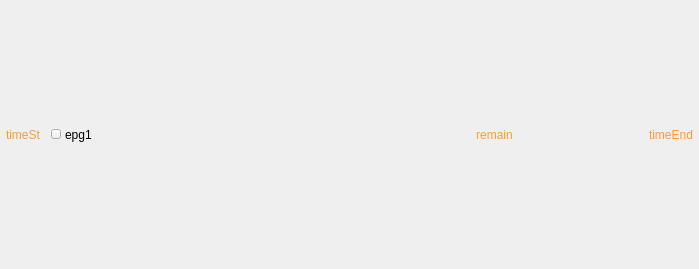
<?xml version="1.0" encoding="UTF-8"?>
<ui version="4.0">
 <class>m_InfoPanelSmall</class>
 <widget class="QWidget" name="m_InfoPanelSmall">
  <property name="geometry">
   <rect>
    <x>0</x>
    <y>0</y>
    <width>699</width>
    <height>269</height>
   </rect>
  </property>
  <property name="sizePolicy">
   <sizepolicy hsizetype="Expanding" vsizetype="Minimum">
    <horstretch>0</horstretch>
    <verstretch>0</verstretch>
   </sizepolicy>
  </property>
  <property name="contextMenuPolicy">
   <enum>Qt::NoContextMenu</enum>
  </property>
  <property name="windowTitle">
   <string notr="true"/>
  </property>
  <layout class="QHBoxLayout" name="horizontalLayout">
   <property name="spacing">
    <number>6</number>
   </property>
   <property name="leftMargin">
    <number>6</number>
   </property>
   <property name="topMargin">
    <number>4</number>
   </property>
   <property name="rightMargin">
    <number>6</number>
   </property>
   <property name="bottomMargin">
    <number>4</number>
   </property>
   <item>
    <widget class="CSkinOneLineText" name="m_TimeSt">
     <property name="sizePolicy">
      <sizepolicy hsizetype="Minimum" vsizetype="Expanding">
       <horstretch>0</horstretch>
       <verstretch>0</verstretch>
      </sizepolicy>
     </property>
     <property name="palette">
      <palette>
       <active>
        <colorrole role="WindowText">
         <brush brushstyle="SolidPattern">
          <color alpha="255">
           <red>255</red>
           <green>153</green>
           <blue>51</blue>
          </color>
         </brush>
        </colorrole>
       </active>
       <inactive>
        <colorrole role="WindowText">
         <brush brushstyle="SolidPattern">
          <color alpha="255">
           <red>255</red>
           <green>153</green>
           <blue>51</blue>
          </color>
         </brush>
        </colorrole>
       </inactive>
       <disabled>
        <colorrole role="WindowText">
         <brush brushstyle="SolidPattern">
          <color alpha="255">
           <red>120</red>
           <green>120</green>
           <blue>120</blue>
          </color>
         </brush>
        </colorrole>
       </disabled>
      </palette>
     </property>
     <property name="text">
      <string notr="true">timeSt</string>
     </property>
    </widget>
   </item>
   <item>
    <widget class="CSkinProgressWidget" name="m_ProgressWidget" native="true">
     <property name="sizePolicy">
      <sizepolicy hsizetype="Expanding" vsizetype="Expanding">
       <horstretch>0</horstretch>
       <verstretch>0</verstretch>
      </sizepolicy>
     </property>
     <property name="sliderInfo" stdset="0">
      <string notr="true">color1=&quot;0xA0909090&quot; color2=&quot;0xAA146414&quot; type=&quot;0&quot; roundcorner=&quot;0&quot; borderwidth=&quot;0&quot; bordercolor=&quot;0xFF010101&quot;</string>
     </property>
     <property name="slider2Info" stdset="0">
      <string notr="true">color1=&quot;0x641414C8&quot; color2=&quot;0xC0C0C0C0&quot; type=&quot;0&quot; roundcorner=&quot;0&quot; borderwidth=&quot;0&quot; bordercolor=&quot;0xFF010101&quot;</string>
     </property>
     <property name="borderInfo" stdset="0">
      <string notr="true">borderwidth=&quot;1&quot; roundcorner=&quot;0&quot; bordercolor=&quot;0xB0FF9933&quot; </string>
     </property>
	 <property name="sliderMode">
	   <bool>true</bool>
	 </property>		  
     <layout class="QHBoxLayout" name="layout11">
      <property name="spacing">
       <number>4</number>
      </property>
      <property name="leftMargin">
       <number>4</number>
      </property>
      <property name="topMargin">
       <number>4</number>
      </property>
      <property name="rightMargin">
       <number>6</number>
      </property>
      <property name="bottomMargin">
       <number>4</number>
      </property>
      <item>
       <widget class="CSkinButton" name="m_EpgDesc1">
        <property name="minimumSize">
         <size>
          <width>10</width>
          <height>10</height>
         </size>
        </property>
        <property name="focusPolicy">
         <enum>Qt::NoFocus</enum>
        </property>
        <property name="text">
         <string notr="true"/>
        </property>
        <property name="iconSize">
         <size>
          <width>0</width>
          <height>0</height>
         </size>
        </property>
        <property name="checkable">
         <bool>false</bool>
        </property>
        <property name="skinImage" stdset="0">
         <stringlist notr="true">
          <string>src=&quot;img\tree\info.png&quot; statecount=&quot;1&quot; duration=&quot;0&quot; autoScale=&quot;0&quot;</string>
         </stringlist>
        </property>
       </widget>
      </item>
      <item>
       <widget class="CSkinOneLineText" name="m_Epg1">
        <property name="sizePolicy">
         <sizepolicy hsizetype="Preferred" vsizetype="Expanding">
          <horstretch>0</horstretch>
          <verstretch>0</verstretch>
         </sizepolicy>
        </property>
        <property name="text">
         <string>epg1</string>
        </property>
		<property name="textColorUnderMouse1" stdset="0">
        <color>
         <red>220</red>
         <green>0</green>
         <blue>0</blue>
        </color>
       </property>
	   <property name="transparentForMouseEvents">
		   <bool>true</bool>
		</property>		  
       </widget>
      </item>
      <item alignment="Qt::AlignHCenter">
       <widget class="CSkinOneLineText" name="m_Remain">
        <property name="sizePolicy">
         <sizepolicy hsizetype="Minimum" vsizetype="Expanding">
          <horstretch>0</horstretch>
          <verstretch>0</verstretch>
         </sizepolicy>
        </property>
        <property name="palette">
         <palette>
          <active>
           <colorrole role="WindowText">
            <brush brushstyle="SolidPattern">
             <color alpha="255">
              <red>255</red>
              <green>153</green>
              <blue>51</blue>
             </color>
            </brush>
           </colorrole>
          </active>
          <inactive>
           <colorrole role="WindowText">
            <brush brushstyle="SolidPattern">
             <color alpha="255">
              <red>255</red>
              <green>153</green>
              <blue>51</blue>
             </color>
            </brush>
           </colorrole>
          </inactive>
          <disabled>
           <colorrole role="WindowText">
            <brush brushstyle="SolidPattern">
             <color alpha="255">
              <red>120</red>
              <green>120</green>
              <blue>120</blue>
             </color>
            </brush>
           </colorrole>
          </disabled>
         </palette>
        </property>
        <property name="text">
         <string notr="true">remain</string>
        </property>
        <property name="alignment">
         <set>Qt::AlignCenter</set>
        </property>
		<property name="transparentForMouseEvents">
		   <bool>true</bool>
		</property>		  
       </widget>
      </item>
     </layout>
    </widget>
   </item>
   <item>
    <widget class="CSkinOneLineText" name="m_TimeEnd">
     <property name="sizePolicy">
      <sizepolicy hsizetype="Minimum" vsizetype="Expanding">
       <horstretch>0</horstretch>
       <verstretch>0</verstretch>
      </sizepolicy>
     </property>
     <property name="palette">
      <palette>
       <active>
        <colorrole role="WindowText">
         <brush brushstyle="SolidPattern">
          <color alpha="255">
           <red>255</red>
           <green>153</green>
           <blue>51</blue>
          </color>
         </brush>
        </colorrole>
       </active>
       <inactive>
        <colorrole role="WindowText">
         <brush brushstyle="SolidPattern">
          <color alpha="255">
           <red>255</red>
           <green>153</green>
           <blue>51</blue>
          </color>
         </brush>
        </colorrole>
       </inactive>
       <disabled>
        <colorrole role="WindowText">
         <brush brushstyle="SolidPattern">
          <color alpha="255">
           <red>120</red>
           <green>120</green>
           <blue>120</blue>
          </color>
         </brush>
        </colorrole>
       </disabled>
      </palette>
     </property>
     <property name="text">
      <string notr="true">timeEnd</string>
     </property>
	 <property name="textColorUnderMouse" stdset="0">
        <color>
         <red>220</red>
         <green>0</green>
         <blue>0</blue>
        </color>
       </property>
    </widget>
   </item>
  </layout>
 </widget>
 <customwidgets>
  <customwidget>
   <class>CSkinOneLineText</class>
   <extends>QLabel</extends>
   <header>skinonelinetext.h</header>
  </customwidget>
  <customwidget>
   <class>CSkinButton</class>
   <extends>QToolButton</extends>
   <header>skinbutton.h</header>
  </customwidget>
  <customwidget>
   <class>CSkinProgressWidget</class>
   <extends>QWidget</extends>
   <header>skinprogresswidget.h</header>
   <container>1</container>
  </customwidget>
 </customwidgets>
 <resources/>
 <connections/>
</ui>
